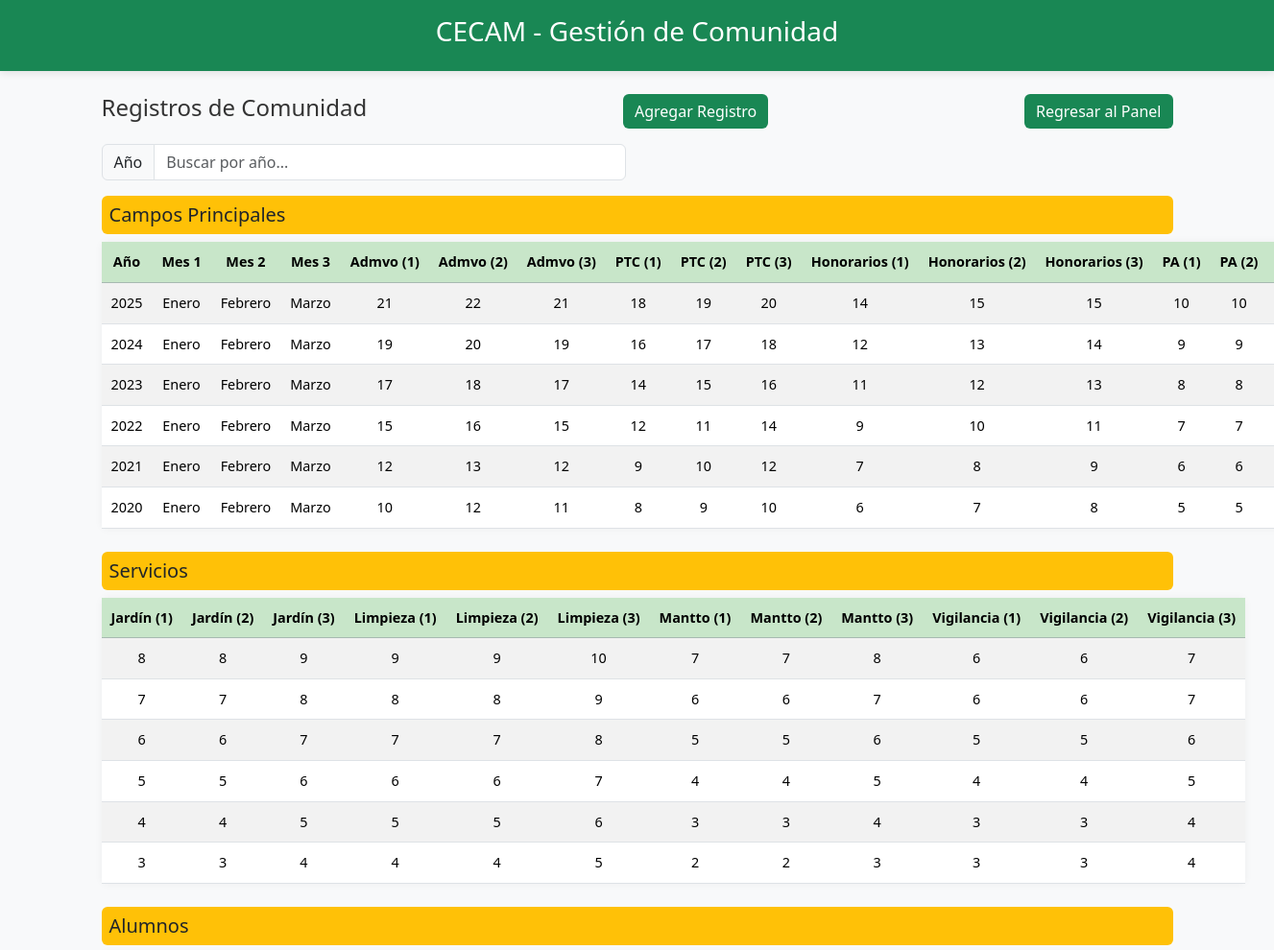
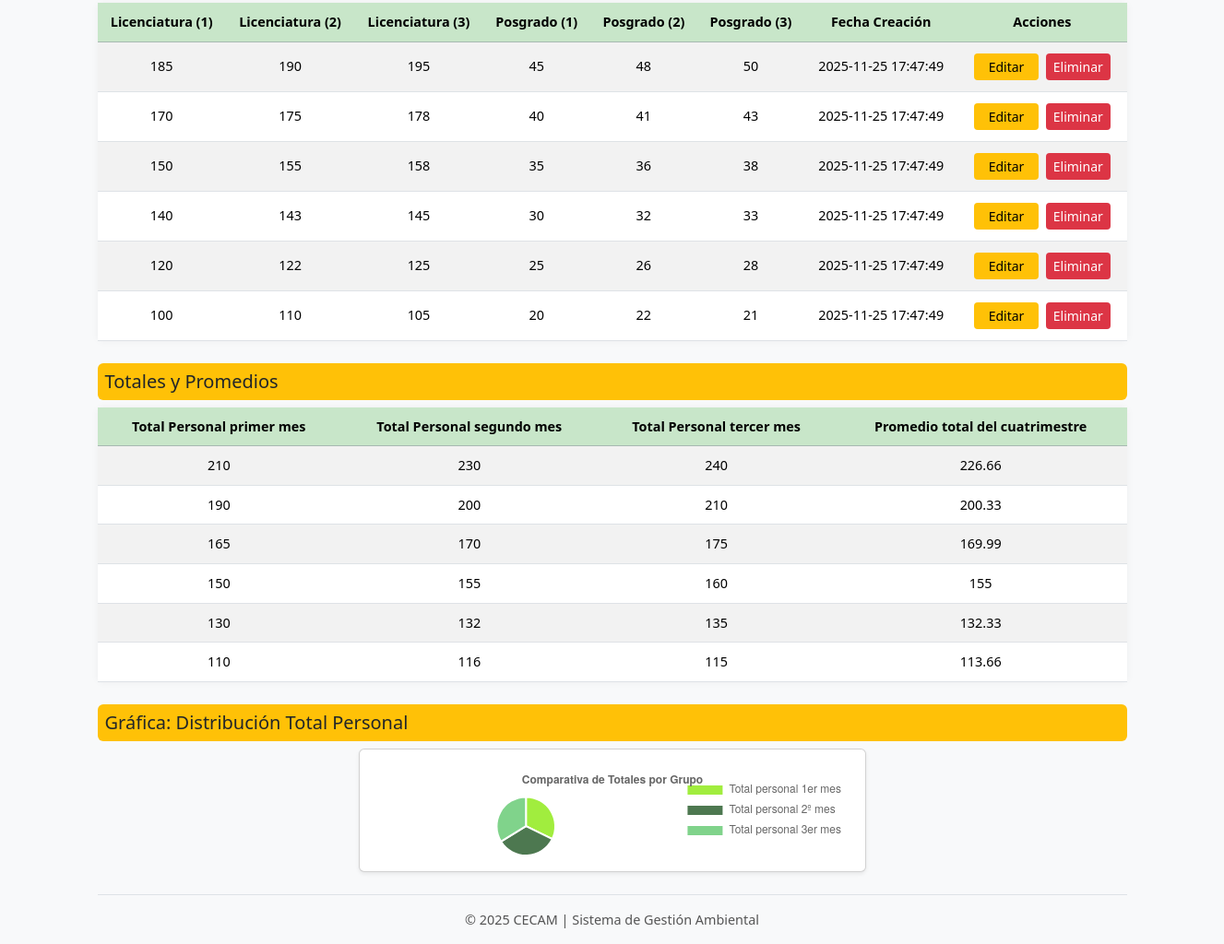
The app's page /index.php?view=comunidad (signed in) with its own data (2 pictures, top to bottom).
### tables this page shows
CREATE TABLE `comunidad` (
  `id_comunidad` int(11) NOT NULL AUTO_INCREMENT,
  `año` int(11) NOT NULL,
  `mes_1` varchar(100) DEFAULT NULL,
  `mes_2` varchar(100) DEFAULT NULL,
  `mes_3` varchar(100) DEFAULT NULL,
  `admvo_1` float DEFAULT NULL,
  `admvo_2` float DEFAULT NULL,
  `admvo_3` float DEFAULT NULL,
  `ptc_1` float DEFAULT NULL,
  `ptc_2` float DEFAULT NULL,
  `ptc_3` float DEFAULT NULL,
  `honorarios_1` float DEFAULT NULL,
  `honorarios_2` float DEFAULT NULL,
  `honorarios_3` float DEFAULT NULL,
  `pa_1` float DEFAULT NULL,
  `pa_2` float DEFAULT NULL,
  `pa_3` float DEFAULT NULL,
  `jardin_1` float DEFAULT NULL,
  `jardin_2` float DEFAULT NULL,
  `jardin_3` float DEFAULT NULL,
  `limpieza_1` float DEFAULT NULL,
  `limpieza_2` float DEFAULT NULL,
  `limpieza_3` float DEFAULT NULL,
  `mantto_1` float DEFAULT NULL,
  `mantto_2` float DEFAULT NULL,
  `mantto_3` float DEFAULT NULL,
  `vigilancia_1` float DEFAULT NULL,
  `vigilancia_2` float DEFAULT NULL,
  `vigilancia_3` float DEFAULT NULL,
  `licenciatura_1` float DEFAULT NULL,
  `licenciatura_2` float DEFAULT NULL,
  `licenciatura_3` float DEFAULT NULL,
  `posgrado_1` float DEFAULT NULL,
  `posgrado_2` float DEFAULT NULL,
  `posgrado_3` float DEFAULT NULL,
  `total_personal_1` float DEFAULT NULL,
  `total_personal_2` float DEFAULT NULL,
  `total_personal_3` float DEFAULT NULL,
  `promedio` float DEFAULT NULL,
  `fecha_creacion` timestamp NOT NULL DEFAULT current_timestamp(),
  PRIMARY KEY (`id_comunidad`)
);

### app/controllers/ComunidadController.php (called while the page is built, shortened)
<?php
require_once __DIR__ . '/../models/ComunidadModel.php';
class ComunidadController
{
    private $model;
    public function __construct($connection = null)
    {
        $this->model = new ComunidadModel();
    }
    public function index()
    {
        $comunidades = $this->model->obtenerComunidades();
        include __DIR__ . '/../views/comunidad.php';
    }
}

### app/models/ComunidadModel.php (called while the page is built, shortened)
<?php
require_once __DIR__ . '/../../config/database.php';
class ComunidadModel {
    private $conn;
    public function __construct() {
        $db = new Database();
        $this->conn = $db->connect();
    }
    public function obtenerComunidades() {
        $sql = "SELECT * FROM comunidad ORDER BY año DESC";
        $result = $this->conn->query($sql);
        return $result->fetch_all(MYSQLI_ASSOC);
    }
}
?>

### config/database.php (called while the page is built, shortened)
<?php
class Database {
    private $host = "localhost";
    private $user = "root";
    private $password = "";
    private $dbname = "Estancia";
    public function connect() {
        $this->conn = new mysqli($this->host, $this->user, $this->password, $this->dbname);
        $this->conn->set_charset("utf8mb4");
        return $this->conn;
    }
}
?>

### app/views/comunidad.php (the view, shortened to what this page needs)
<?php
$comunidades = $comunidades ?? [];
?>
<!DOCTYPE html>
<html lang="es">
<head>
  <link href="https://cdn.jsdelivr.net/npm/bootstrap@5.3.2/dist/css/bootstrap.min.css"
        rel="stylesheet">
  <link rel="stylesheet" href="public/css/comunidad.css">
</head>
<body>
<header class="bg-success text-white text-center py-3">
  <h3>CECAM - Gestión de Comunidad</h3>
</header>
<div class="container mt-4">
  <div class="d-flex justify-content-between align-items-center mb-3">
    <h4>Registros de Comunidad</h4>
    <button class="btn btn-success" data-bs-toggle="modal" data-bs-target="#modalAgregar">
      Agregar Registro
    </button>
    <a href="index.php?view=dashboard_admin" class="btn btn-secondary">Regresar al Panel</a>
  </div>
  <div class="row mb-3">
    <div class="col-md-6">
      <div class="input-group">
        <span class="input-group-text">Año</span>
        <input type="number" id="searchInput" class="form-control" placeholder="Buscar por año...">
      </div>
    </div>
  </div>
  <h5 class="bg-warning text-dark p-2 rounded">Campos Principales</h5>
  <table class="table table-striped text-center align-middle tabla-comunidad">
    <thead class="table-success">
      <tr>
        <th>Año</th>
        <th>Mes 1</th>
        <th>Mes 2</th>
        <th>Mes 3</th>
        <th>Admvo (1)</th>
        <th>Admvo (2)</th>
        <th>Admvo (3)</th>
        <th>PTC (1)</th>
        <th>PTC (2)</th>
        <th>PTC (3)</th>
        <th>Honorarios (1)</th>
        <th>Honorarios (2)</th>
        <th>Honorarios (3)</th>
        <th>PA (1)</th>
        <th>PA (2)</th>
        <th>PA (3)</th>
      </tr>
    </thead>
    <tbody>
      <?php foreach ($comunidades as $c): ?>
      <tr data-year="<?= (int)$c['año'] ?>">
        <td><?= $c['año'] ?></td>
        <td><?= htmlspecialchars($c['mes_1']) ?></td>
        <td><?= htmlspecialchars($c['mes_2']) ?></td>
        <td><?= htmlspecialchars($c['mes_3']) ?></td>
        <td><?= $c['admvo_1'] ?></td>
        <td><?= $c['admvo_2'] ?></td>
        <td><?= $c['admvo_3'] ?></td>
        <td><?= $c['ptc_1'] ?></td>
        <td><?= $c['ptc_2'] ?></td>
        <td><?= $c['ptc_3'] ?></td>
        <td><?= $c['honorarios_1'] ?></td>
        <td><?= $c['honorarios_2'] ?></td>
        <td><?= $c['honorarios_3'] ?></td>
        <td><?= $c['pa_1'] ?></td>
        <td><?= $c['pa_2'] ?></td>
        <td><?= $c['pa_3'] ?></td>
      </tr>
      <?php endforeach; ?>
    </tbody>
  </table>
  <h5 class="bg-warning text-dark p-2 rounded mt-4">Servicios</h5>
  <table class="table table-striped text-center align-middle tabla-comunidad">
    <thead class="table-success">
      <tr>
        <th>Jardín (1)</th>
        <th>Jardín (2)</th>
        <th>Jardín (3)</th>
        <th>Limpieza (1)</th>
        <th>Limpieza (2)</th>
        <th>Limpieza (3)</th>
        <th>Mantto (1)</th>
        <th>Mantto (2)</th>
        <th>Mantto (3)</th>
        <th>Vigilancia (1)</th>
        <th>Vigilancia (2)</th>
        <th>Vigilancia (3)</th>
      </tr>
    </thead>
    <tbody>
      <?php foreach ($comunidades as $c): ?>
      <tr data-year="<?= (int)$c['año'] ?>">
        <td><?= $c['jardin_1'] ?></td>
        <td><?= $c['jardin_2'] ?></td>
        <td><?= $c['jardin_3'] ?></td>
        <td><?= $c['limpieza_1'] ?></td>
        <td><?= $c['limpieza_2'] ?></td>
        <td><?= $c['limpieza_3'] ?></td>
        <td><?= $c['mantto_1'] ?></td>
        <td><?= $c['mantto_2'] ?></td>
        <td><?= $c['mantto_3'] ?></td>
        <td><?= $c['vigilancia_1'] ?></td>
        <td><?= $c['vigilancia_2'] ?></td>
        <td><?= $c['vigilancia_3'] ?></td>
      </tr>
      <?php endforeach; ?>
    </tbody>
  </table>
  <h5 class="bg-warning text-dark p-2 rounded mt-4">Alumnos</h5>
  <table class="table table-striped text-center align-middle tabla-comunidad" id="tablaAlumnos">
    <thead class="table-success">
      <tr>
        <th>Licenciatura (1)</th>
        <th>Licenciatura (2)</th>
        <th>Licenciatura (3)</th>
        <th>Posgrado (1)</th>
        <th>Posgrado (2)</th>
        <th>Posgrado (3)</th>
        <th>Fecha Creación</th>
        <th>Acciones</th>
      </tr>
    </thead>
    <tbody>
      <?php foreach ($comunidades as $c): ?>
      <tr data-year="<?= (int)$c['año'] ?>">
        <td><?= $c['licenciatura_1'] ?></td>
        <td><?= $c['licenciatura_2'] ?></td>
        <td><?= $c['licenciatura_3'] ?></td>
        <td><?= $c['posgrado_1'] ?></td>
        <td><?= $c['posgrado_2'] ?></td>
        <td><?= $c['posgrado_3'] ?></td>
        <td><?= $c['fecha_creacion'] ?></td>
        <td>
          <button class="btn btn-warning btn-sm btnEditar"
            data-id_comunidad="<?= $c['id_comunidad'] ?>"
            data-año="<?= $c['año'] ?>"
            data-mes_1="<?= htmlspecialchars($c['mes_1'], ENT_QUOTES) ?>"
            data-mes_2="<?= htmlspecialchars($c['mes_2'], ENT_QUOTES) ?>"
            data-mes_3="<?= htmlspecialchars($c['mes_3'], ENT_QUOTES) ?>"
            data-admvo_1="<?= $c['admvo_1'] ?>"
            data-admvo_2="<?= $c['admvo_2'] ?>"
            data-admvo_3="<?= $c['admvo_3'] ?>"
            data-ptc_1="<?= $c['ptc_1'] ?>"
            data-ptc_2="<?= $c['ptc_2'] ?>"
            data-ptc_3="<?= $c['ptc_3'] ?>"
            data-honorarios_1="<?= $c['honorarios_1'] ?>"
            data-honorarios_2="<?= $c['honorarios_2'] ?>"
            data-honorarios_3="<?= $c['honorarios_3'] ?>"
            data-pa_1="<?= $c['pa_1'] ?>"
            data-pa_2="<?= $c['pa_2'] ?>"
            data-pa_3="<?= $c['pa_3'] ?>"
            data-jardin_1="<?= $c['jardin_1'] ?>"
            data-jardin_2="<?= $c['jardin_2'] ?>"
            data-jardin_3="<?= $c['jardin_3'] ?>"
            data-limpieza_1="<?= $c['limpieza_1'] ?>"
            data-limpieza_2="<?= $c['limpieza_2'] ?>"
            data-limpieza_3="<?= $c['limpieza_3'] ?>"
            data-mantto_1="<?= $c['mantto_1'] ?>"
            data-mantto_2="<?= $c['mantto_2'] ?>"
            data-mantto_3="<?= $c['mantto_3'] ?>"
            data-vigilancia_1="<?= $c['vigilancia_1'] ?>"
            data-vigilancia_2="<?= $c['vigilancia_2'] ?>"
            data-vigilancia_3="<?= $c['vigilancia_3'] ?>"
            data-licenciatura_1="<?= $c['licenciatura_1'] ?>"
            data-licenciatura_2="<?= $c['licenciatura_2'] ?>"
            data-licenciatura_3="<?= $c['licenciatura_3'] ?>"
            data-posgrado_1="<?= $c['posgrado_1'] ?>"
            data-posgrado_2="<?= $c['posgrado_2'] ?>"
            data-posgrado_3="<?= $c['posgrado_3'] ?>"
            data-bs-toggle="modal"
            data-bs-target="#modalEditar"
          >
            Editar
          </button>
          <a href="index.php?view=comunidad&action=eliminar&id=<?= $c['id_comunidad'] ?>"
             class="btn btn-danger btn-sm"
             onclick="return confirm('¿Eliminar este registro?');">
             Eliminar
          </a>
        </td>
      </tr>
      <?php endforeach; ?>
    </tbody>
  </table>
  <h5 class="bg-warning text-dark p-2 rounded mt-4">Totales y Promedios</h5>
  <table class="table table-striped text-center align-middle tabla-comunidad">
    <thead class="table-success">
      <tr>
        <th>Total Personal primer mes</th>
        <th>Total Personal segundo mes</th>
        <th>Total Personal tercer mes</th>
        <th>Promedio total del cuatrimestre</th>
      </tr>
    </thead>
    <tbody>
      <?php foreach ($comunidades as $c): ?>
      <tr data-year="<?= (int)$c['año'] ?>">
        <td><?= $c['total_personal_1'] ?></td>
        <td><?= $c['total_personal_2'] ?></td>
        <td><?= $c['total_personal_3'] ?></td>
        <td><?= $c['promedio'] ?></td>
      </tr>
      <?php endforeach; ?>
    </tbody>
  </table>
  <h5 class="bg-warning text-dark p-2 rounded mt-4">Gráfica: Distribución Total Personal</h5>
  <div class="card shadow-sm mx-auto" style="width:550px;">
    <div class="card-body">
      <canvas id="graficaTotales" height="100"></canvas>
    </div>
  </div>
<footer class="text-center bg-light border-top py-3 mt-4">
  © 2025 CECAM | Sistema de Gestión Ambiental
</footer>
</body>
</html>

### public/css/comunidad.css (style rules this page uses)
body { background-color: #f8f9fa; font-family: "Segoe UI", sans-serif; color: #333; margin: 0; overflow-x: hidden; }
header { background-color: #198754; color: #fff; text-align: center; padding: 15px 0; font-weight: 600; box-shadow: 0 2px 8px rgba(0, 0, 0, 0.1); }
.table { width: 100%; background-color: #fff; border-radius: 6px; box-shadow: 0 0 8px rgba(0, 0, 0, 0.05); }
.table thead th { background-color: #c8e6c9; color: #000; font-weight: 600; vertical-align: middle; white-space: nowrap; }
.table td, .table th { text-align: center; vertical-align: middle; padding: 10px; font-size: 0.9rem; white-space: normal; }
.table-striped > tbody > tr:nth-of-type(odd) { background-color: #f9f9f9; }
.btn { transition: all 0.2s ease; font-weight: 500; border: none; }
.btn-success { background-color: #198754; }
.btn-warning { color: #000; }
.btn-danger { color: #fff; }
.btn-secondary { background-color: #198754; border: none; font-weight: 300; display: flex; justify-content: flex-end; align-items: center; }
.table td .btn { margin: 2px; min-width: 70px; }
footer { text-align: center; margin-top: 40px; background-color: #eeeeee; padding: 12px; color: #555; font-size: 0.9rem; border-top: 2px solid #dcdcdc; }
#graficaTotales { width: 100% !important; height: auto !important; }

### records on screen
comunidad: año "2025", mes_1 "Enero", mes_2 "Febrero", mes_3 "Marzo", admvo_1 "21", admvo_2 "22", admvo_3 "21", ptc_1 "18", ptc_2 "19", ptc_3 "20", honorarios_1 "14", honorarios_2 "15", honorarios_3 "15", pa_1 "10", pa_2 "10", jardin_1 "8", jardin_2 "8", jardin_3 "9", limpieza_1 "9", limpieza_2 "9", limpieza_3 "10", mantto_1 "7", mantto_2 "7", mantto_3 "8", vigilancia_1 "6", vigilancia_2 "6", vigilancia_3 "7", licenciatura_1 "185", licenciatura_2 "190", licenciatura_3 "195", posgrado_1 "45", posgrado_2 "48", posgrado_3 "50", fecha_creacion "2025-11-25 17:47:49", total_personal_1 "210", total_personal_2 "230", total_personal_3 "240", promedio "226.66"
comunidad: año "2024", mes_1 "Enero", mes_2 "Febrero", mes_3 "Marzo", admvo_1 "19", admvo_2 "20", admvo_3 "19", ptc_1 "16", ptc_2 "17", ptc_3 "18", honorarios_1 "12", honorarios_2 "13", honorarios_3 "14", pa_1 "9", pa_2 "9", jardin_1 "7", jardin_2 "7", jardin_3 "8", limpieza_1 "8", limpieza_2 "8", limpieza_3 "9", mantto_1 "6", mantto_2 "6", mantto_3 "7", vigilancia_1 "6", vigilancia_2 "6", vigilancia_3 "7", licenciatura_1 "170", licenciatura_2 "175", licenciatura_3 "178", posgrado_1 "40", posgrado_2 "41", posgrado_3 "43", fecha_creacion "2025-11-25 17:47:49", total_personal_1 "190", total_personal_2 "200", total_personal_3 "210", promedio "200.33"
comunidad: año "2023", mes_1 "Enero", mes_2 "Febrero", mes_3 "Marzo", admvo_1 "17", admvo_2 "18", admvo_3 "17", ptc_1 "14", ptc_2 "15", ptc_3 "16", honorarios_1 "11", honorarios_2 "12", honorarios_3 "13", pa_1 "8", pa_2 "8", jardin_1 "6", jardin_2 "6", jardin_3 "7", limpieza_1 "7", limpieza_2 "7", limpieza_3 "8", mantto_1 "5", mantto_2 "5", mantto_3 "6", vigilancia_1 "5", vigilancia_2 "5", vigilancia_3 "6", licenciatura_1 "150", licenciatura_2 "155", licenciatura_3 "158", posgrado_1 "35", posgrado_2 "36", posgrado_3 "38", fecha_creacion "2025-11-25 17:47:49", total_personal_1 "165", total_personal_2 "170", total_personal_3 "175", promedio "169.99"
comunidad: año "2022", mes_1 "Enero", mes_2 "Febrero", mes_3 "Marzo", admvo_1 "15", admvo_2 "16", admvo_3 "15", ptc_1 "12", ptc_2 "11", ptc_3 "14", honorarios_1 "9", honorarios_2 "10", honorarios_3 "11", pa_1 "7", pa_2 "7", jardin_1 "5", jardin_2 "5", jardin_3 "6", limpieza_1 "6", limpieza_2 "6", limpieza_3 "7", mantto_1 "4", mantto_2 "4", mantto_3 "5", vigilancia_1 "4", vigilancia_2 "4", vigilancia_3 "5", licenciatura_1 "140", licenciatura_2 "143", licenciatura_3 "145", posgrado_1 "30", posgrado_2 "32", posgrado_3 "33", fecha_creacion "2025-11-25 17:47:49", total_personal_1 "150", total_personal_2 "155", total_personal_3 "160", promedio "155"
comunidad: año "2021", mes_1 "Enero", mes_2 "Febrero", mes_3 "Marzo", admvo_1 "12", admvo_2 "13", admvo_3 "12", ptc_1 "9", ptc_2 "10", ptc_3 "12", honorarios_1 "7", honorarios_2 "8", honorarios_3 "9", pa_1 "6", pa_2 "6", jardin_1 "4", jardin_2 "4", jardin_3 "5", limpieza_1 "5", limpieza_2 "5", limpieza_3 "6", mantto_1 "3", mantto_2 "3", mantto_3 "4", vigilancia_1 "3", vigilancia_2 "3", vigilancia_3 "4", licenciatura_1 "120", licenciatura_2 "122", licenciatura_3 "125", posgrado_1 "25", posgrado_2 "26", posgrado_3 "28", fecha_creacion "2025-11-25 17:47:49", total_personal_1 "130", total_personal_2 "132", total_personal_3 "135", promedio "132.33"
comunidad: año "2020", mes_1 "Enero", mes_2 "Febrero", mes_3 "Marzo", admvo_1 "10", admvo_2 "12", admvo_3 "11", ptc_1 "8", ptc_2 "9", ptc_3 "10", honorarios_1 "6", honorarios_2 "7", honorarios_3 "8", pa_1 "5", pa_2 "5", jardin_1 "3", jardin_2 "3", jardin_3 "4", limpieza_1 "4", limpieza_2 "4", limpieza_3 "5", mantto_1 "2", mantto_2 "2", mantto_3 "3", vigilancia_1 "3", vigilancia_2 "3", vigilancia_3 "4", licenciatura_1 "100", licenciatura_2 "110", licenciatura_3 "105", posgrado_1 "20", posgrado_2 "22", posgrado_3 "21", fecha_creacion "2025-11-25 17:47:49", total_personal_1 "110", total_personal_2 "116", total_personal_3 "115", promedio "113.66"
